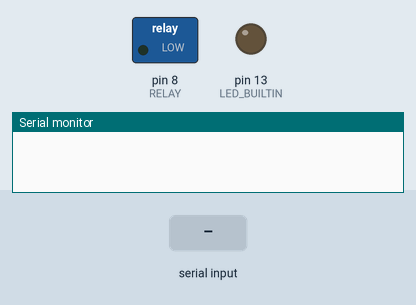
The sketch below on a simulated Arduino Uno, built with avr-gcc and run on an emulated ATmega328P. Parts: switched loads named in the sketch (green lamp = pin HIGH), output pins drawn as LEDs (lit = HIGH), the last lines printed to the serial monitor. The inputs (shaded band) are chosen by the test bench.

Above: at 1.2 s.
1.3 s: "Left Arm's Up" received over Serial
At 3.5 s:
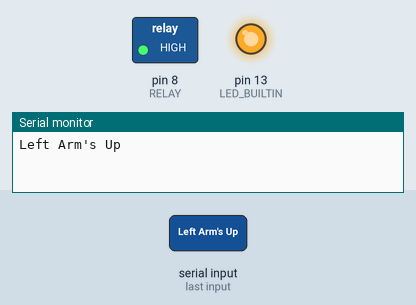
3.8 s: "1" received over Serial
At 5.4 s:
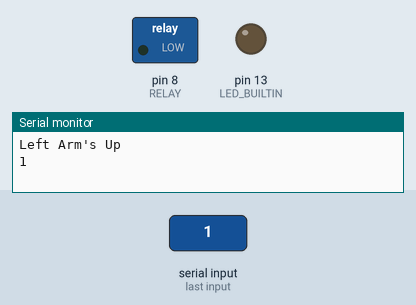
Timing chart, 0 to 6.9 s (numbered marks = the images above; inputs shaded):
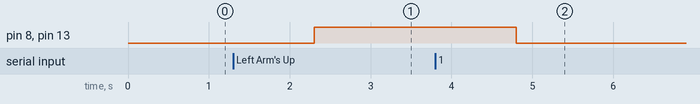

Measured:
- after the input at 1.3 s, pin 8 (RELAY), pin 13 (LED_BUILTIN): LOW → HIGH after 1.0 s
- after the input at 3.8 s, pin 8 (RELAY), pin 13 (LED_BUILTIN): HIGH → LOW after 1.0 s

The sketch:

relay-control.ino
```cpp
#define RELAY 8

String label;

void setup() {
  // put your setup code here, to run once:
  pinMode(RELAY,OUTPUT);
  pinMode(LED_BUILTIN,OUTPUT);
  Serial.begin(115200);
}

void loop() {
  // put your main code here, to run repeatedly:
  if (Serial.available() > 0){
    label=Serial.readString();
    Serial.println(label);
    if (label =="Left Arm's Up"){
      digitalWrite(RELAY,HIGH);
      digitalWrite(LED_BUILTIN,HIGH);
  }
   else{
       digitalWrite(RELAY,LOW);
      digitalWrite(LED_BUILTIN,LOW);
      }
  }


}
```
